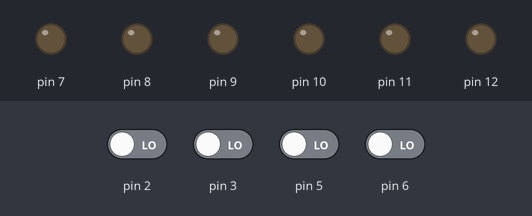
Recording of a sketch running on a simulated Arduino Nano, built with avr-gcc and run on an emulated ATmega328P. Shown: output pins drawn as LEDs (lit = HIGH). The test bench sets the inputs (shaded band); at power-on: pin 2, pin 3, pin 5, pin 6 LOW.

Above: at 1.2 s.
1.3 s: pin 2 driven HIGH
At 1.8 s:
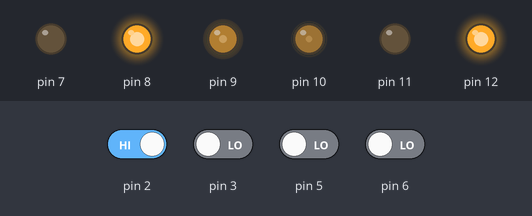
2.8 s: pin 3 driven HIGH
At 4.0 s:
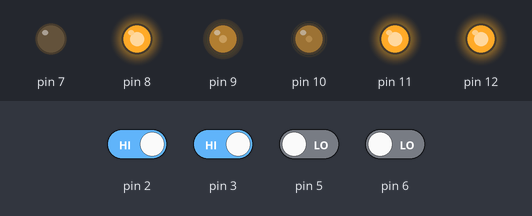
4.3 s: pin 2 driven LOW
At 5.2 s:
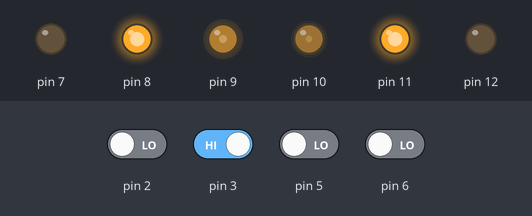
5.8 s: pin 5 driven HIGH
At 6.4 s:
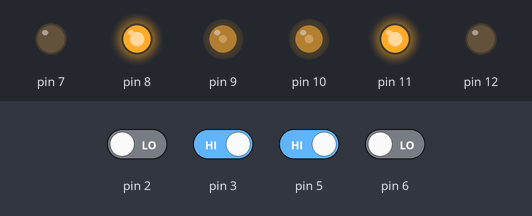
7.3 s: pin 3 driven LOW
At 8.5 s:
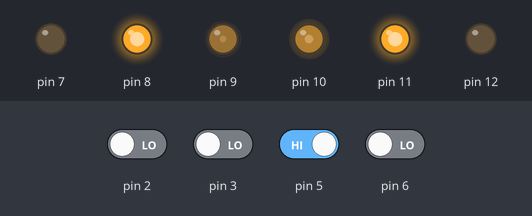
8.8 s: pin 6 driven HIGH
At 9.9 s:
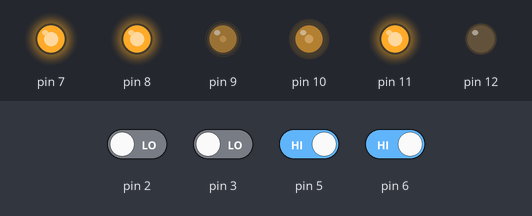
Timing chart, 0 to 11.3 s (numbered marks = the images above; inputs shaded):
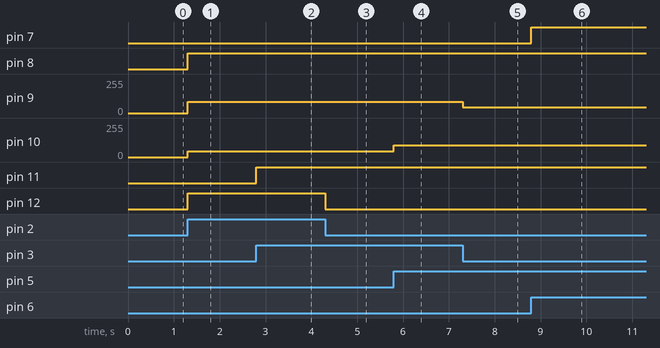

Measured:
- after the input at 1.3 s, pin 8, pin 12: LOW → HIGH at once; pin 9: 0/255 → 85/255 at once; pin 10: 0/255 → 45/255 at once
- after the input at 2.8 s, pin 11: LOW → HIGH at once
- after the input at 4.3 s, pin 12: HIGH → LOW at once
- after the input at 5.8 s, pin 10: 45/255 → 90/255 at once
- after the input at 7.3 s, pin 9: 85/255 → 42/255 at once
- after the input at 8.8 s, pin 7: LOW → HIGH at once

The sketch:

foghete_4ollos.ino
```cpp
/*
   FOGHETE_2OLLOS
   José Manuel Mariño Mariño
   v0.0

   Programado para ser implementado en un Arduino Nano V3 o equivalente

   //ASIGNACION PINES SENSORES
   LEFT:     6
   MIDLEFT:  5
   CENTER:   4  <<<< En la version 4ollos no usamos el central.
   MIDRIGHT: 3
   RIGHT:    2
   //ASIGNACION PINES PARA DRIVER TB6612FNG
   AIN1: 7
   AIN2: 8
   APWM: 9
   BIN1: 12
   BIN2: 11
   BPWM: 10
 */

#include "foghete.h"
foghete Foghete(6, 5, 3, 2, 7, 8, 9, 12, 11, 10);

void setup()
{
  Foghete.Init();
}

void loop()
{
  //Pasamos como parametro las velocidades de ambos motores, por separado para poder compensar diferencias.
  Foghete.Go(85, 90);
}
```

TB6612FNG.cpp
```cpp
#include <Arduino.h> //Permite utilizar los comandos de Arduino
#include "TB6612FNG.h"

void TB6612FNG::Init()
{
  pinMode(IN1, OUTPUT);
  pinMode(IN2, OUTPUT);
  pinMode(Pwm, OUTPUT);
}

void TB6612FNG::Go(int spd)
{
  analogWrite(Pwm, spd);
  digitalWrite(IN1, LOW);
  digitalWrite(IN2, HIGH);
}

void TB6612FNG::Back(int spd)
{
  analogWrite(Pwm, spd);
  digitalWrite(IN1, HIGH);
  digitalWrite(IN2, LOW);
}

void TB6612FNG::Stop()
{
  digitalWrite(IN1, HIGH);
  digitalWrite(IN2, HIGH);
}
```

TB6612FNG.h
```cpp
class TB6612FNG
{
  private:
    int IN1;
    int IN2;
    int Pwm;

  public:
    TB6612FNG(int in1,int in2,int pwm) : IN1(in1), IN2(in2), Pwm(pwm) {}
    void Init();
    void Go(int spd);
    void Back(int spd);
    void Stop();
};
```

TCRT5000.cpp
```cpp
#include <Arduino.h>
#include "TCRT5000.h"

void D_TCRT5000::Init()
{
  pinMode(Pin, INPUT);
}

int D_TCRT5000::Read()
{
  return digitalRead(Pin);
}
```

TCRT5000.h
```cpp
class D_TCRT5000
{
  private:
    int Pin;

  public:
    D_TCRT5000(int pin) : Pin(pin) {}
      void Init();
      int Read();
};
```

foghete.cpp
```cpp
#include <Arduino.h> //Permite utilizar los comandos de Arduino
#include "foghete.h"

void foghete::Init()
{
  LSensor.Init();
  MLSensor.Init();
  MRSensor.Init();
  RSensor.Init();
  LMotor.Init();
  RMotor.Init();
}


void foghete::Go(int lspeed, int rspeed)
{
  int sensor;
  sensor = LSensor.Read();
  sensor = (sensor << 1 ) + MLSensor.Read();
  sensor = (sensor << 1 ) + MRSensor.Read();
  sensor = (sensor << 1 ) + RSensor.Read();

  switch (sensor) {
    case 1: //0001
      //Si detectamos linea en el sensor extremo derecho...
      //... debemos girar MUCHO a la derecha (retrocedemos ligeramente con la rueda derecha).
      LMotor.Go(lspeed);
      RMotor.Back(rspeed/2);
      break;
    case 3: //0011
      //Si detectamos linea entre los dos sensores derechos...
      //... debemos girar a la derecha (pivotamos sobre la rueda derecha).
      LMotor.Go(lspeed);
      RMotor.Stop();
      break;
    case 2: //0010
      //Si detectamos linea en el sensor centro derecho...
      //... debemos girar POCO a la derecha (avanzamos a media velocidad con la rueda derecha).
      LMotor.Go(lspeed);
      RMotor.Go(rspeed/2);
      break;
    case 6: //0110
      //Si detectamos linea en los dos sensores centrales...
      //... debemos seguir adelante.
      LMotor.Go(lspeed);
      RMotor.Go(rspeed);
      break;
    case 4: //0100
      //Si detectamos linea en el sensor centro izquierdo...
      //... debemos girar POCO a la izquierda (avanzamos a media velocidad con la rueda izquierda).
      LMotor.Go(lspeed/2);
      RMotor.Go(rspeed);
      break;
    case 12: //1100
      //Si detectamos linea entre los dos sensores izquierdos...
      //... debemos girar a la izquierda (pivotamos sobre la rueda izquierda).
      LMotor.Stop();
      RMotor.Go(rspeed);
      break;
    case 8: //1000
      //Si detectamos en el sensor extremo izquierdo...
      //... debemos girar MUCHO a la izquierda (retrocedemos ligeramente con la rueda izquierda).
      LMotor.Back(lspeed/2);
      RMotor.Go(rspeed);
      break;
    default:
      //La accion por defecto es no hacer nada, con lo que sigue vigente la ultima orden que hayamos dado a los motores.
    break;
  }

}
```

foghete.h
```cpp
#include "TB6612FNG.h"
#include "TCRT5000.h"

class foghete
{
private:
        D_TCRT5000 LSensor;
        D_TCRT5000 MLSensor;
        D_TCRT5000 MRSensor;
        D_TCRT5000 RSensor;
        TB6612FNG LMotor;
        TB6612FNG RMotor;

public:
	foghete(  int ls,
                  int mls,
                  int mrs,
                  int rs,
                  int ain1,
                  int ain2,
                  int apwm,
                  int bin1,
                  int bin2,
                  int bpwm) : LSensor(ls), MLSensor(mls), MRSensor(mrs), RSensor(rs), LMotor(ain1, ain2, apwm), RMotor(bin1, bin2, bpwm) {}

	void Init();
	void Go(int lspeed, int rspeed);
};
```
